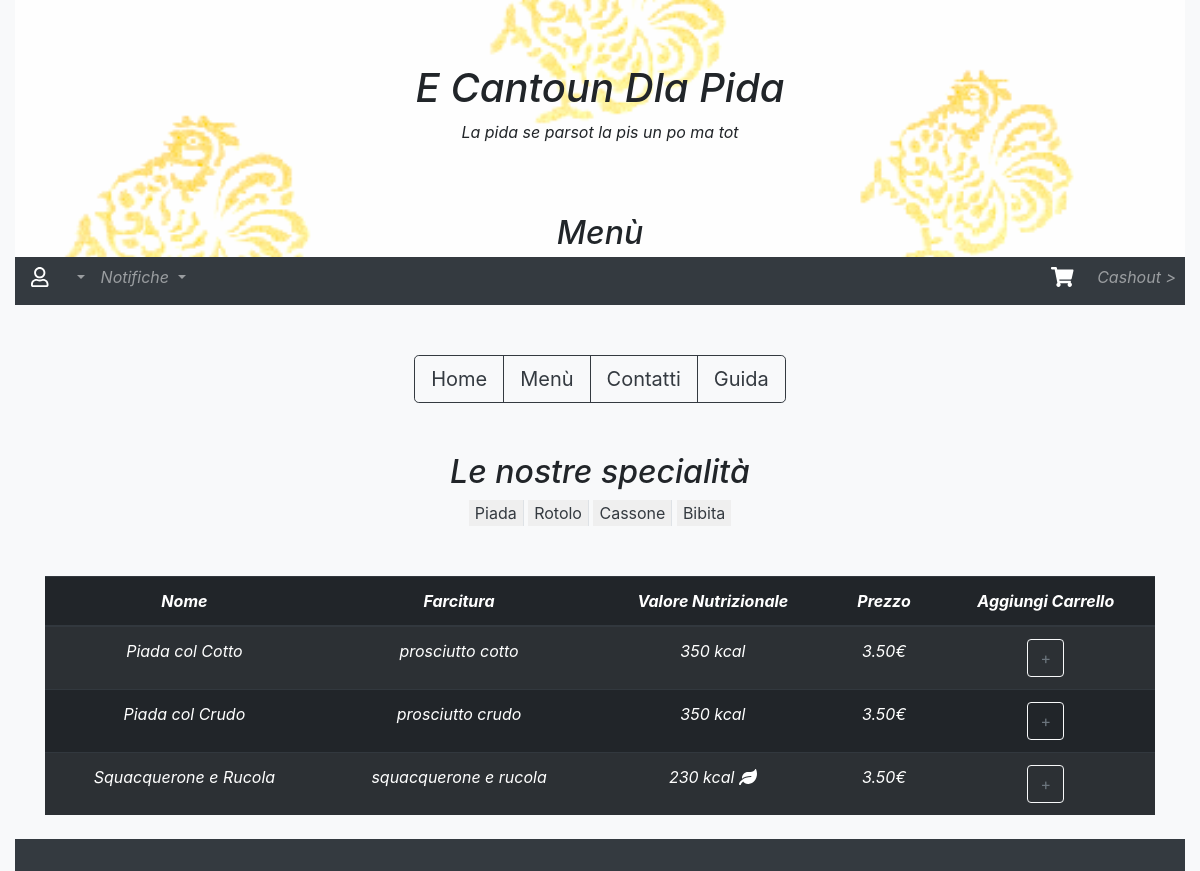
Page /menu.php on the committed database.
### tables this page shows
CREATE TABLE `piada` (
  `id` int(11) NOT NULL,
  `categoria` int(11) NOT NULL DEFAULT '1',
  `nome` varchar(32) NOT NULL,
  `ingredienti` varchar(200) NOT NULL,
  `prezzo` decimal(3,2) NOT NULL,
  `calorie` int(11) NOT NULL,
  `healthy` tinyint(1) NOT NULL
);

### php/show_menu.php (the view, shortened to what this page needs)
<?php function showPiada(){?>
  <div class="col-sm-12">
    <div class="container">
      <div class="table-responsive">
      <table class="table table-dark table-striped text-center">
        <thead>
          <tr>
            <th id="nome">Nome</th>
            <th id="farcitura">Farcitura</th>
            <th id="valore nutrizionale">Valore Nutrizionale</th>
            <th id="prezzo">Prezzo</th>
            <th id="add">Aggiungi Carrello</th>
          </tr>
        </thead>
        <?php
      $servername = "localhost";
      $username = "root";
      $password = "";
      $dbname = "ecantoun";
      $conn = new mysqli($servername, $username, $password, $dbname);
        $sql = "SELECT id, categoria, nome, ingredienti, prezzo, calorie, healthy FROM piada ";
        $result = $conn->query($sql);
        if ($result->num_rows > 0) {?>
          <tbody>
            <?php
              while($row = $result->fetch_assoc()) {?>
                <tr><form action="php/addCart.php" method="post"><?php
                ?> <td headers="nome"><?php echo $row["nome"] ?> <input type="hidden" name="id" value="<?php echo $row["id"] ?> ">
                  <input type="hidden" name="categoria" value="<?php echo $row["categoria"] ?> "> <input type="hidden" name="prodotto" value="<?php echo $row["nome"] ?> "> </td><?php
                ?> <td headers="farcitura"><?php echo $row["ingredienti"] ?></td><?php
                ?> <td headers="valore nutrizionale"><?php echo $row["calorie"] . " kcal"; if($row["healthy"]==1){ ?> <i class="fas fa-leaf"></i> <?php } ?></td><?php
                ?> <td headers="prezzo"><?php echo $row["prezzo"] . "€" ?><input type="hidden" name="prezzo" value="<?php echo $row["prezzo"] ?>"> </td>
                <td headers="add"><input type="submit" class="btn btn-outline-light text-muted" name="addCart"  value="+" ></td>
                </form></tr> <?php
              }
          ?>
        </tbody> <?php } ?>
        </table>
      </div>
      </div>
    </div> <?php
  }
?>

### menu.php (shortened to what this page needs)
<?php require("php/show_menu.php") ?>
<!DOCTYPE html>
<html lang="it">
<head>
  <link rel="stylesheet" href="https://maxcdn.bootstrapcdn.com/bootstrap/4.0.0/css/bootstrap.min.css">
  <link rel="stylesheet" href="css/alto.css">
</head>
<div class="container-fluid">
<body class="bg-light">
  <div class="jumbotron jumbotron-fluid">
    <div class="container">
      <h1 class="text-center ">E Cantoun Dla Pida</h1>
      <p class="text-center font-italic">La pida se parsot la pis un po ma tot</p>
      <h2 class="text-center">Menù</h2>
    </div>
  </div>
    <nav class="navbar navbar-expand-sm bg-dark navbar-dark sticky-top">
      <a class="navbar-brand" href="#">
        <i class="far fa-user"></i></a>
      <ul class="navbar-nav mr-auto">
        <li class="nav-item dropdown">
          <a class="nav-link dropdown-toggle" href="#" id="navbardrop" data-toggle="dropdown">
          </a>
        </li>
        <li class="nav-item dropdown">
          <a class="nav-link dropdown-toggle" href="#" id="navbarnot" data-toggle="dropdown">Notifiche <span class="label label-pill label-danger count" style="border-radius:10px;"></span></a>
        </li>
      </ul>
      <ul class="navbar-nav ">
        <div class="row">
          <div class="col-xs-6">
            <li class="nav-item">
              <a class="navbar-brand" href="#">
                <i class="fas fa-shopping-cart"></i>
              </a>
            </li>
          </div>
          <div class="col-xs-6">
            <li class="nav-item">
              <a class="nav-link" href="carrello.php">Cashout ></a>
            </li>
          </div>
        </div>
      </ul>
    </nav>
      <div class="row">
        <div class="col-sm-12 text-center">
          <div id="bottoni" class="btn-group btn-group-lg">
            <button type="button" class="btn btn-outline-dark" onclick="window.location='home.php'">Home</button>
            <button type="button" class="btn btn-outline-dark" onclick="window.location='menu.php'" data-toggle="tooltip" data-placement="bottom" title="Scopri il nostro Menù!">Menù</button>
            <button type="button" class="btn btn-outline-dark" onclick="window.location='contatti.php'">Contatti</button>
            <button type="button" class="btn btn-outline-dark" onclick="window.location='guida.php'">Guida</button>
          </div>
        </div>
      </div>
      <div class="row">
        <div class="col-sm-12">
          <h2 class="text-center">Le nostre specialità</h2>
        </div>
      </div>
      <div class="row">
        <div class="col-sm-12 text-center">
          <button type="button" name="piada"  onclick="window.location='menu.php?piada'" data-toggle="tooltip" data-placement="bottom" title="Le nostre piade!" class="border border-top-0 border-bottom-0 border-left-0 text-dark display-7"> Piada</button>
          <button type="button" name="rotolo" onclick="window.location='menu.php?rotolo'" data-toggle="tooltip" data-placement="bottom" title="I nostri rotoli!" class="border border-top-0 border-bottom-0 border-left-0 text-dark"> Rotolo</button>
          <button type="button" name="cassone" onclick="window.location='menu.php?cassone'" data-toggle="tooltip" data-placement="bottom" title="I nostri cassoni!"class="border border-top-0 border-bottom-0 border-left-0 text-dark"> Cassone</button>
          <button type="button" name="bibita" onclick="window.location='menu.php?bibita'" data-toggle="tooltip" data-placement="bottom" title="Le nostre bibite!" class="border border-0 text-dark"> Bibita</button>
        </div>
      </div>
      <div class="row" id="tabella">
        <?php
        if(isset($_GET['piada'])){
          showPiada();
        } else if (isset($_GET['rotolo'])) {
          showRotolo();
        } else if (isset($_GET['cassone'])) {
          showCassone();
        } else if (isset($_GET['bibita'])){
          showBibita();
        }else{
          showPiada();
        } ?>
    </div>
    <footer class="bg-dark text-dark mt-2 pt-2"> . </footer>
  </body>
  </div>
</html>

### css/alto.css (style rules this page uses)
.jumbotron { background-image: url('../cecisuper.png') ; height: 100%; background-position: center; background-repeat: repeat; background-size: cover; margin-bottom: 0%; padding-bottom: 5px; }
.jumbotron h2 { margin-top: 70px; margin-bottom: 0%; }
.navbar { padding-top: 0%; margin-top: 0%; margin-bottom: 50px; border-radius: 0; }
.btn-group { margin-bottom: 50px; }
#tabella { margin-top: 50px; }
body { font-style: italic; }

### rows in the picture
piada: nome "Piada col Cotto", ingredienti "prosciutto cotto", calorie "350", prezzo "3.50"
piada: nome "Piada col Crudo", ingredienti "prosciutto crudo", calorie "350", prezzo "3.50"
piada: nome "Squacquerone e Rucola", ingredienti "squacquerone e rucola", calorie "230", healthy 1 (drawn), prezzo "3.50"
